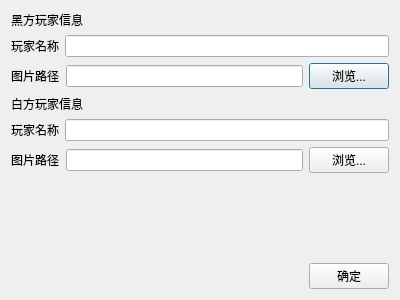
<?xml version="1.0" encoding="UTF-8"?>
<ui version="4.0">
 <class>PlayerOption</class>
 <widget class="QDialog" name="PlayerOption">
  <property name="geometry">
   <rect>
    <x>0</x>
    <y>0</y>
    <width>400</width>
    <height>300</height>
   </rect>
  </property>
  <property name="windowTitle">
   <string>Dialog</string>
  </property>
  <layout class="QVBoxLayout" name="verticalLayout">
   <item>
    <widget class="QLabel" name="label">
     <property name="text">
      <string>黑方玩家信息</string>
     </property>
    </widget>
   </item>
   <item>
    <layout class="QHBoxLayout" name="horizontalLayout">
     <item>
      <widget class="QLabel" name="label_2">
       <property name="text">
        <string>玩家名称</string>
       </property>
      </widget>
     </item>
     <item>
      <widget class="QLineEdit" name="nameALineEdit"/>
     </item>
    </layout>
   </item>
   <item>
    <layout class="QHBoxLayout" name="horizontalLayout_2">
     <item>
      <widget class="QLabel" name="label_3">
       <property name="text">
        <string>图片路径</string>
       </property>
      </widget>
     </item>
     <item>
      <widget class="QLineEdit" name="pathALineEdit"/>
     </item>
     <item>
      <widget class="QPushButton" name="photoAButton">
       <property name="text">
        <string>浏览...</string>
       </property>
      </widget>
     </item>
    </layout>
   </item>
   <item>
    <widget class="QLabel" name="label_4">
     <property name="text">
      <string>白方玩家信息</string>
     </property>
    </widget>
   </item>
   <item>
    <layout class="QHBoxLayout" name="horizontalLayout_3">
     <item>
      <widget class="QLabel" name="label_5">
       <property name="text">
        <string>玩家名称</string>
       </property>
      </widget>
     </item>
     <item>
      <widget class="QLineEdit" name="nameBLineEdit"/>
     </item>
    </layout>
   </item>
   <item>
    <layout class="QHBoxLayout" name="horizontalLayout_4">
     <item>
      <widget class="QLabel" name="label_6">
       <property name="text">
        <string>图片路径</string>
       </property>
      </widget>
     </item>
     <item>
      <widget class="QLineEdit" name="pathBLineEdit"/>
     </item>
     <item>
      <widget class="QPushButton" name="photoBButton">
       <property name="text">
        <string>浏览...</string>
       </property>
      </widget>
     </item>
    </layout>
   </item>
   <item>
    <spacer name="verticalSpacer">
     <property name="orientation">
      <enum>Qt::Vertical</enum>
     </property>
     <property name="sizeHint" stdset="0">
      <size>
       <width>20</width>
       <height>40</height>
      </size>
     </property>
    </spacer>
   </item>
   <item>
    <layout class="QHBoxLayout" name="horizontalLayout_5">
     <item>
      <spacer name="horizontalSpacer">
       <property name="orientation">
        <enum>Qt::Horizontal</enum>
       </property>
       <property name="sizeHint" stdset="0">
        <size>
         <width>40</width>
         <height>20</height>
        </size>
       </property>
      </spacer>
     </item>
     <item>
      <widget class="QPushButton" name="OKButton">
       <property name="text">
        <string>确定</string>
       </property>
      </widget>
     </item>
    </layout>
   </item>
  </layout>
 </widget>
 <resources/>
 <connections/>
</ui>
